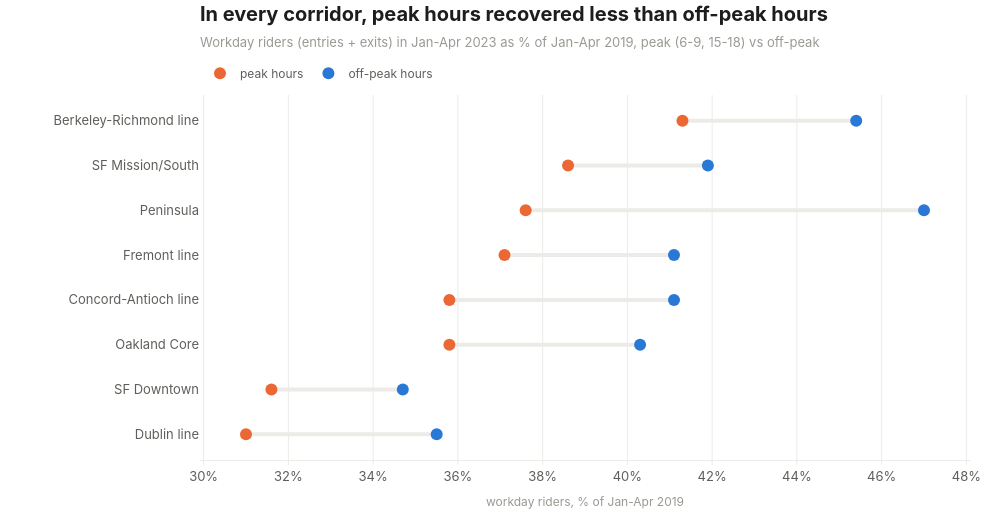

The cell this chart's notebook holds for it:
### Code cell
segment_x = []
segment_y = []
for _, row in corridor_peak.iterrows():
    segment_x.extend([row["off_peak_recovery_pct"], row["peak_recovery_pct"], None])
    segment_y.extend([row["corridor"], row["corridor"], None])

segments = go.Scatter(x=segment_x, y=segment_y, mode="lines", line=dict(color=viz.GRID, width=4),
                      showlegend=False, hoverinfo="skip")
peak_points = go.Scatter(
    x=corridor_peak["peak_recovery_pct"], y=corridor_peak["corridor"], mode="markers", name="peak hours",
    marker=dict(color=viz.CONTRAST, size=12),
    hovertemplate="%{y}: peak hours %{x:.1f}% of 2019<extra></extra>",
)
off_peak_points = go.Scatter(
    x=corridor_peak["off_peak_recovery_pct"], y=corridor_peak["corridor"], mode="markers", name="off-peak hours",
    marker=dict(color=viz.ACCENT, size=12),
    hovertemplate="%{y}: off-peak hours %{x:.1f}% of 2019<extra></extra>",
)

fig = go.Figure([segments, peak_points, off_peak_points])
fig.update_layout(hovermode="closest", margin=dict(l=200))
fig.update_xaxes(title_text="workday riders, % of Jan-Apr 2019", ticksuffix="%", showgrid=True, gridcolor=viz.GRID)
fig.update_yaxes(showgrid=False)

title = "In every corridor, peak hours recovered less than off-peak hours"
subtitle = "Workday riders (entries + exits) in Jan-Apr 2023 as % of Jan-Apr 2019, peak (6-9, 15-18) vs off-peak"
viz.titled(fig, title, subtitle)
viz.save(fig, "05_corridor_peak_recovery")
fig

### Figure 1 — Plotly figure (JSON) as saved in the notebook; plotly's stock layout.template omitted (floating-point values rounded to 4 significant figures)
{"data": [{"hoverinfo": "skip", "line": {"color": "#ecebe7", "width": 4}, "mode": "lines", "showlegend": false, "type": "scatter", "x": [35.5, 31, null, 34.7, 31.6, null, 40.3, 35.8, null, 41.1, 35.8, null, 41.1, 37.1, null, 47, 37.6, null, 41.9, 38.6, null, 45.4, 41.3, null], "y": ["Dublin line", "Dublin line", null, "SF Downtown", "SF Downtown", null, "Oakland Core", "Oakland Core", null, "Concord-Antioch line", "Concord-Antioch line", null, "Fremont line", "Fremont line", null, "Peninsula", "Peninsula", null, "SF Mission/South", "SF Mission/South", null, "Berkeley-Richmond line", "Berkeley-Richmond line", null]}, {"hovertemplate": "%{y}: peak hours %{x:.1f}% of 2019<extra></extra>", "marker": {"color": "#eb6834", "size": 12}, "mode": "markers", "name": "peak hours", "type": "scatter", "x": [31.0, 31.6, 35.8, 35.8, 37.1, 37.6, 38.6, 41.3], "y": ["Dublin line", "SF Downtown", "Oakland Core", "Concord-Antioch line", "Fremont line", "Peninsula", "SF Mission/South", "Berkeley-Richmond line"]}, {"hovertemplate": "%{y}: off-peak hours %{x:.1f}% of 2019<extra></extra>", "marker": {"color": "#2a78d6", "size": 12}, "mode": "markers", "name": "off-peak hours", "type": "scatter", "x": [35.5, 34.7, 40.3, 41.1, 41.1, 47.0, 41.9, 45.4], "y": ["Dublin line", "SF Downtown", "Oakland Core", "Concord-Antioch line", "Fremont line", "Peninsula", "SF Mission/South", "Berkeley-Richmond line"]}], "layout": {"height": 520, "hovermode": "closest", "margin": {"l": 200}, "title": {"text": "<b>In every corridor, peak hours recovered less than off-peak hours</b><br><span style='font-size:13px;color:#9a9993'>Workday riders (entries + exits) in Jan-Apr 2023 as % of Jan-Apr 2019, peak (6-9, 15-18) vs off-peak</span>"}, "width": 1000, "xaxis": {"gridcolor": "#ecebe7", "showgrid": true, "ticksuffix": "%", "title": {"text": "workday riders, % of Jan-Apr 2019"}}, "yaxis": {"showgrid": false}}}
